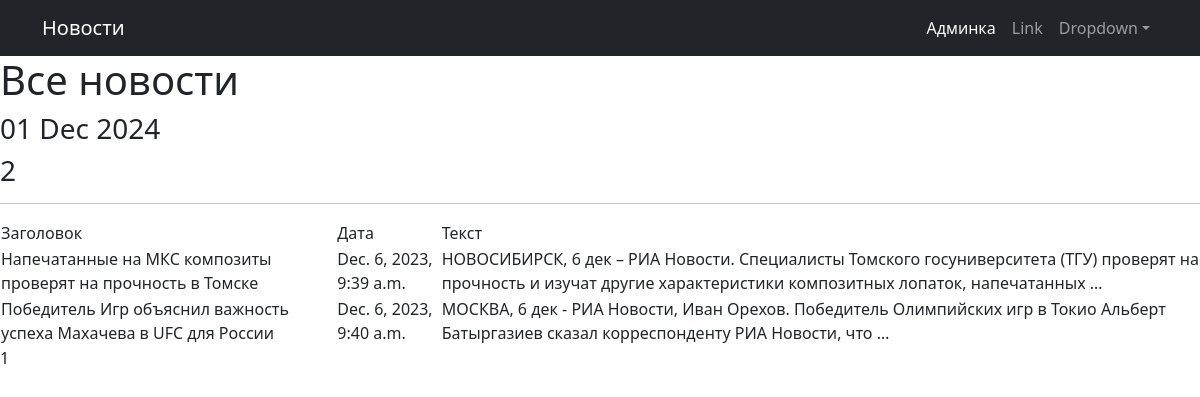
The page /news/ on the database as committed earlier.
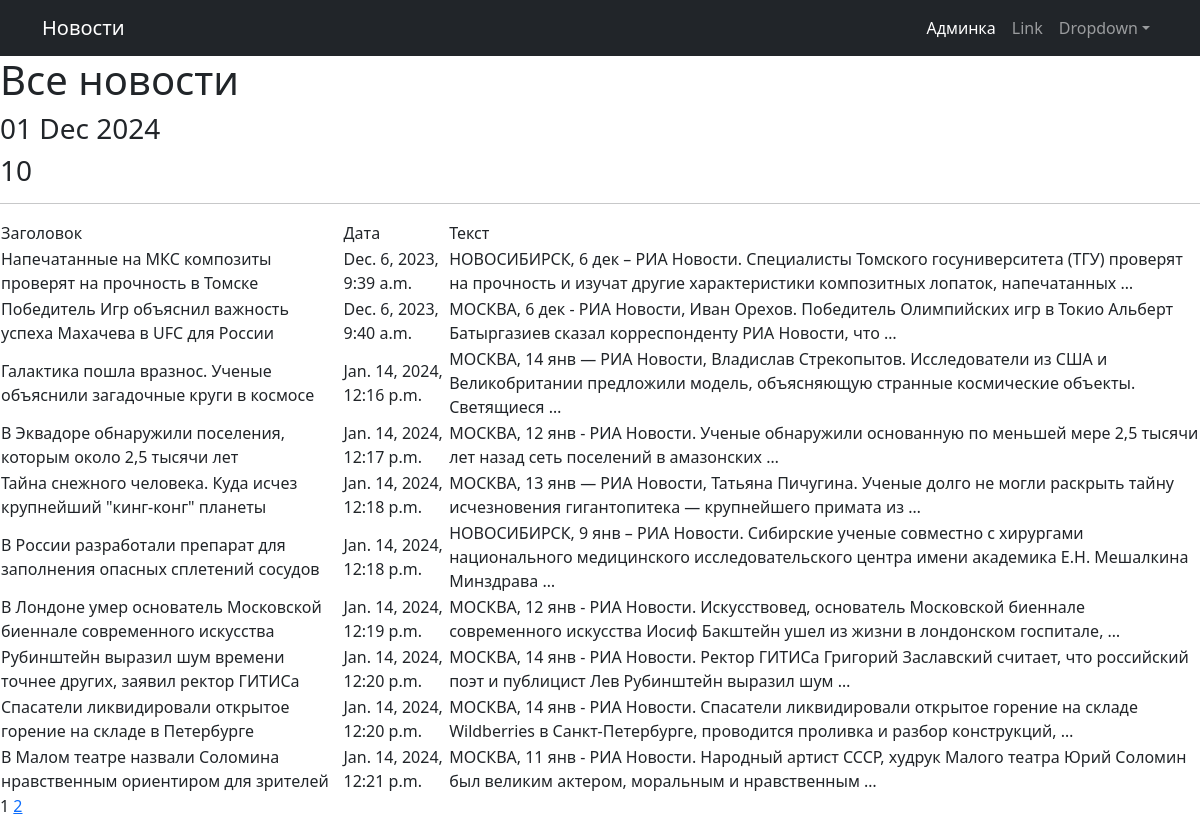
The same page on the database as committed later.
### news/models.py (models this page shows, shortened)
class News(models.Model):
    title = models.CharField(max_length=150, verbose_name='Наименование')
    content = models.TextField(blank=True, verbose_name='Контент')
    created_at = models.DateTimeField(auto_now_add=True, verbose_name='Дата публикации')
    updated_at = models.DateTimeField(auto_now=True, verbose_name='Обновлено')
    is_published = models.BooleanField(default=True, verbose_name='Опубликовано')
    category = models.ForeignKey('Category', on_delete=models.PROTECT, null=True, verbose_name='Категория')
    views = models.IntegerField(default=0, verbose_name='Количество просмотров')

### news/views.py (the view)
# urls.py: path('', cache_page(60)(views.NewsList.as_view()), name='home'),
class NewsList(ListView):
    model = News
    ordering = 'updated_at'
    template_name = 'news.html'
    context_object_name = 'news'
    paginate_by = 10
    def get_queryset(self):
        queryset = super().get_queryset()
        self.filterset = NewsFilter(self.request.GET, queryset)
        return self.filterset.qs
    def get_context_data(self, **kwargs):
        context = super().get_context_data(**kwargs)
        context['time_now'] = datetime.utcnow()
        context['filterset'] = self.filterset
        return context

### news/templatetags/custom_filters.py (called while the page is built)
@register.filter(name='remove_obscene')
def remove_obscene(value):
    obscene_words = ['гадость', 'гадости', 'нецензурное_слово1', 'нецензурное_слово2', 'и_так_далее']
    regex_pattern = re.compile(r'\b(?:' + '|'.join(map(re.escape, obscene_words)) + r')\b', flags=re.IGNORECASE)
    value = regex_pattern.sub('', value)
    return mark_safe(value)

### news/templatetags/custom_tags.py (called while the page is built)
@register.simple_tag(takes_context=True)
def url_replace(context, **kwargs):
    d = context['request'].GET.copy()
    for k, v in kwargs.items():
        d[k] = v
    return d.urlencode()

### templates/news.html (shortened to what this page needs)
{% extends 'flatpages/default.html' %}
{% load custom_filters %}
{% load custom_tags %}
{% load cache %}
{% block content %}
    <h1>Все новости</h1>
    {% cache 300 news_list %}
    <h3>{{ time_now|date:'d M Y' }}</h3>
    <h3> {{ news|length }} </h3>
    <hr>
    {% if news %}
        <table>
            <tr>
                <td>Заголовок</td>
                <td>Дата</td>
                <td>Текст</td>
            </tr>
            {% for some_news in news %}
                <tr>
                    <td>{{ some_news.title|remove_obscene }}</td>
                    <td>{{ some_news.created_at }}</td>
                    <td>{{ some_news.content|truncatewords:20|remove_obscene }}</td>
                </tr>
            {% endfor %}
        </table>
    {% else %}
        <h2>Новостей нет</h2>
    {% endif %}
    {% endcache %}
    {% cache 60 pagination %}
    {{ page_obj.number }}
    {% if page_obj.has_next %}
        <a href="?{% url_replace page=page_obj.next_page_number %}">{{ page_obj.next_page_number }}</a>
    {% endif %}
    {% endcache %}
{% endblock content %}

### templates/flatpages/default.html (shortened to what this page needs)
{% load static %}
<!DOCTYPE html>
<html lang="en">
<head>
    <link href={% static "css/styles.css" %} rel="stylesheet"/>
</head>
<body>
<nav class="navbar navbar-expand-lg navbar-dark bg-dark">
    <div class="container">
        <a class="navbar-brand" href="/products">Новости</a>
        <div class="collapse navbar-collapse" id="navbarSupportedContent">
            <ul class="navbar-nav ms-auto mb-2 mb-lg-0">
                <li class="nav-item"><a class="nav-link active" aria-current="page" href="/admin">Админка</a></li>
                <li class="nav-item"><a class="nav-link" href="#">Link</a></li>
                <li class="nav-item dropdown">
                    <a class="nav-link dropdown-toggle" id="navbarDropdown" href="#" role="button"
                       data-bs-toggle="dropdown" aria-expanded="false">Dropdown</a>
                </li>
            </ul>
        </div>
    </div>
</nav>
{% block content %}{% endblock content %}
</body>
</html>

Rows that differ between the two databases and show on the page:
added News: title|remove_obscene "Галактика пошла вразнос. Ученые объяснили загадочные круги в космосе", created_at "Jan. 14, 2024, 12:16 p.m.", content|remove_obscene "МОСКВА, 14 янв — РИА Новости, Владислав Стрекопытов. Исследователи из США и Великобритании предложили модель, объясняющую странные космические объекты. Светящиеся …"
added News: title|remove_obscene "В Эквадоре обнаружили поселения, которым около 2,5 тысячи лет", created_at "Jan. 14, 2024, 12:17 p.m.", content|remove_obscene "МОСКВА, 12 янв - РИА Новости. Ученые обнаружили основанную по меньшей мере 2,5 тысячи лет назад сеть поселений в амазонских …"
added News: title|remove_obscene "Тайна снежного человека. Куда исчез крупнейший \"кинг-конг\" планеты", created_at "Jan. 14, 2024, 12:18 p.m.", content|remove_obscene "МОСКВА, 13 янв — РИА Новости, Татьяна Пичугина. Ученые долго не могли раскрыть тайну исчезновения гигантопитека — крупнейшего примата из …"
added News: title|remove_obscene "В России разработали препарат для заполнения опасных сплетений сосудов", created_at "Jan. 14, 2024, 12:18 p.m.", content|remove_obscene "НОВОСИБИРСК, 9 янв – РИА Новости. Сибирские ученые совместно с хирургами национального медицинского исследовательского центра имени академика Е.Н. Мешалкина Минздрава …"
added News: title|remove_obscene "В Лондоне умер основатель Московской биеннале современного искусства", created_at "Jan. 14, 2024, 12:19 p.m.", content|remove_obscene "МОСКВА, 12 янв - РИА Новости. Искусствовед, основатель Московской биеннале современного искусства Иосиф Бакштейн ушел из жизни в лондонском госпитале, …"
added News: title|remove_obscene "Рубинштейн выразил шум времени точнее других, заявил ректор ГИТИСа", created_at "Jan. 14, 2024, 12:20 p.m.", content|remove_obscene "МОСКВА, 14 янв - РИА Новости. Ректор ГИТИСа Григорий Заславский считает, что российский поэт и публицист Лев Рубинштейн выразил шум …"
added News: title|remove_obscene "Спасатели ликвидировали открытое горение на складе в Петербурге", created_at "Jan. 14, 2024, 12:20 p.m.", content|remove_obscene "МОСКВА, 14 янв - РИА Новости. Спасатели ликвидировали открытое горение на складе Wildberries в Санкт-Петербурге, проводится проливка и разбор конструкций, …"
added News: title|remove_obscene "В Малом театре назвали Соломина нравственным ориентиром для зрителей", created_at "Jan. 14, 2024, 12:21 p.m.", content|remove_obscene "МОСКВА, 11 янв - РИА Новости. Народный артист СССР, худрук Малого театра Юрий Соломин был великим актером, моральным и нравственным …"
Other text that changed with them:
{{ news|length }}: "2" → "10"
{{ page_obj.next_page_number }}: (not shown) → "2"
